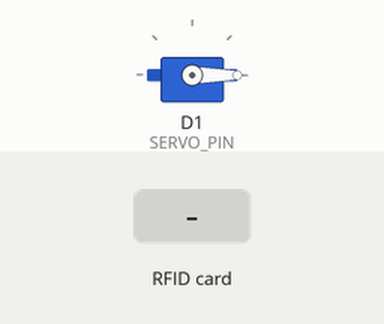
Recording of a sketch running on a simulated ESP8266 (NodeMCU). On the bench: servo. The test bench sets the inputs (shaded band). WiFi joins after 1.5 s; servers stay silent unless stated; the Firebase database answers and starts empty; what the sketch prints to the serial monitor is not drawn.

Above: at 10.7 s.
10.8 s: RFID card F6 0B 01 24 held to the reader
At 12.4 s:
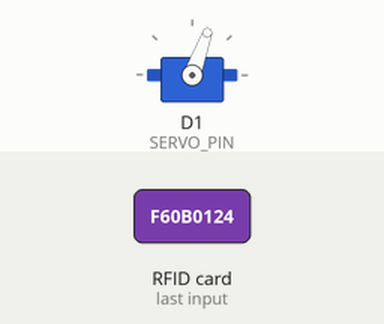
Timing chart, 0 to 20.1 s (numbered marks = the images above; inputs shaded):
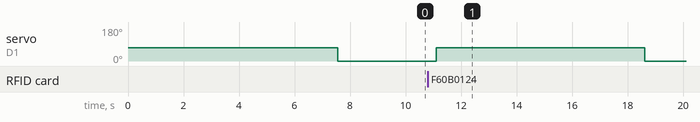

The sketch:

Aurdino_code.ino
```cpp
#include <ESP8266WiFi.h>
#include <FirebaseArduino.h>
#include <SPI.h>
#include <MFRC522.h>
#include <Servo.h>
#define SS_PIN D4
#define RST_PIN D3
#define SERVO_PIN D1 //relay pin
#define FIREBASE_HOST "***"           // Your Firebase Project URL
#define FIREBASE_AUTH "***"         // Your Firebase Database Secret
#define WIFI_SSID "***"           // your WiFi SSID
#define WIFI_PASSWORD "***"             // your WiFi
float val;
float forg;
float dura;
MFRC522 mfrc522(SS_PIN, RST_PIN);
Servo myservo;

void setup()
{
  Serial.begin(9600);
  SPI.begin();
  mfrc522.PCD_Init();
  pinMode(D6,INPUT_PULLUP);
  pinMode(D8, LOW);
  digitalWrite(D6, HIGH);
  myservo.attach(SERVO_PIN);
  myservo.write( 70 );
  delay(7500);
  myservo.write( 0 );
  WiFi.begin(WIFI_SSID,WIFI_PASSWORD);
  Serial.print("connecting");
  while (WiFi.status()!=WL_CONNECTED)
  {
    Serial.print(".");
    delay(500);
  }
  Serial.println();
  Serial.print("connected:");
  Serial.println(WiFi.localIP());

  Firebase.begin(FIREBASE_HOST);
  Firebase.setInt("number",1);
  Firebase.setInt("forgot",3);
  Firebase.setInt("duration",2);

  Serial.println("Put your card to the reader...");
  Serial.println();
}

void firebasereconnect()
{
  Serial.println("Trying to reconnect");
  Firebase.begin(FIREBASE_HOST);
  }

void loop()
{
  if (Firebase.failed())
      {
      Serial.print("setting number failed:");
      Serial.println(Firebase.error());
      firebasereconnect();
      return;
      }
  val=Firebase.getFloat("number");        //Reading the Status of Variable 1 from the firebase
  forg=Firebase.getFloat("forgot");      //Reading the Status of Variable 2 from the firebase
  // Look for new cards
  if ( ! mfrc522.PICC_IsNewCardPresent())
  {
    return;
  }
  // Select one of the cards
  if ( ! mfrc522.PICC_ReadCardSerial())
  {
    return;
  }
  //Show UID on serial monitor
  Serial.print("UID tag :");
  String content= "";
  byte letter;
  for (byte i = 0; i < mfrc522.uid.size; i++)
  {
     Serial.print(mfrc522.uid.uidByte[i] < 0x10 ? " 0" : " ");
     Serial.print(mfrc522.uid.uidByte[i], HEX);
     content.concat(String(mfrc522.uid.uidByte[i] < 0x10 ? " 0" : " "));
     content.concat(String(mfrc522.uid.uidByte[i], HEX));
  }
  Serial.println();
  Serial.print("Message : ");
  content.toUpperCase();
  if (((content.substring(1) == "F6 0B 01 24") && (val==1)) || (forg==6)) //change here the UID of the card
  {
    Serial.println("Authorized access");
    Serial.println(val);
    Serial.println();
    myservo.write(70);
    delay(7500);
    myservo.write(0);
    Firebase.setInt("number",0);
    if (forg==6){
      for (int tim=0; tim<65; tim++){
        if (digitalRead(D6)==LOW){
          Firebase.setInt("duration",4);
          Firebase.setInt("forgot",3);
          digitalWrite(D6, HIGH);
          break;
          }
         delay(1000);
        }
      }
    delay(3000);
    dura=Firebase.getFloat("duration");     //Reading the Status of Variable 3 from the firebase
    if (dura==9){
      digitalWrite(D8, HIGH);
      }
    else if (dura==2){
      digitalWrite(D8, LOW);
      }
 }

 else   {
    Serial.println(" Access denied");
    delay(1000);
    Serial.println(val);
  }
}
```

Measured:
- after the input at 10.8 s, servo on D1 (SERVO_PIN): 0° → 70° after 0.31 s, → 0° 7.5 s later
